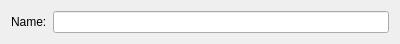
<?xml version="1.0" encoding="UTF-8"?>
<ui version="4.0">
 <class>playerWidget</class>
 <widget class="QWidget" name="playerWidget">
  <property name="geometry">
   <rect>
    <x>0</x>
    <y>0</y>
    <width>400</width>
    <height>44</height>
   </rect>
  </property>
  <property name="sizePolicy">
   <sizepolicy hsizetype="Minimum" vsizetype="Minimum">
    <horstretch>0</horstretch>
    <verstretch>0</verstretch>
   </sizepolicy>
  </property>
  <property name="windowTitle">
   <string>Form</string>
  </property>
  <layout class="QFormLayout" name="formLayout">
   <item row="0" column="0">
    <widget class="QLabel" name="playerNameLabel">
     <property name="text">
      <string>Name:</string>
     </property>
    </widget>
   </item>
   <item row="0" column="1">
    <widget class="QLineEdit" name="playerNameEdit"/>
   </item>
  </layout>
 </widget>
 <resources/>
 <connections/>
</ui>
